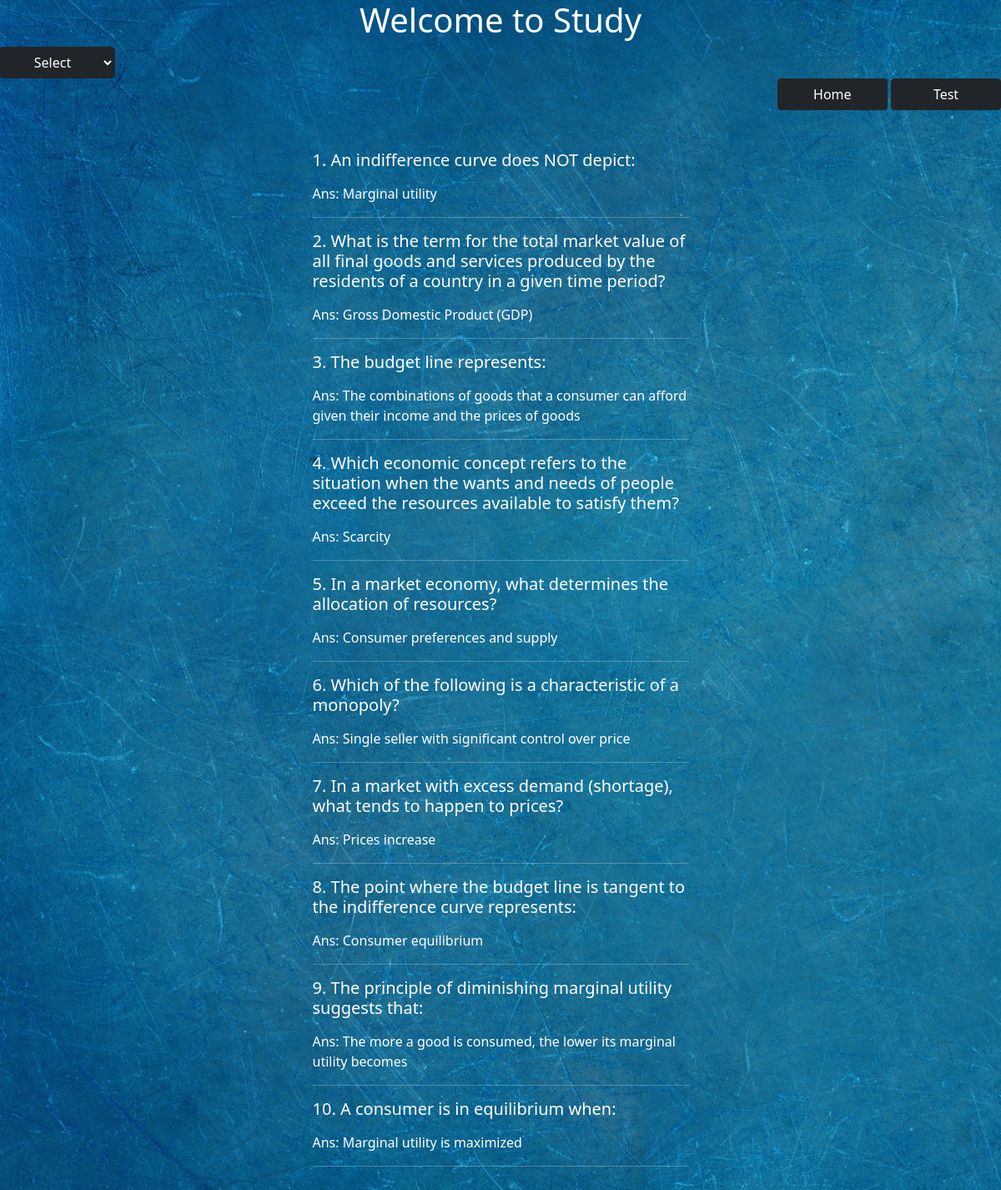
Page /study.php?category_id=2 on the committed database.
### tables this page shows
CREATE TABLE `mytable` (
  `id` int(255) NOT NULL,
  `question` varchar(250) NOT NULL,
  `option1` varchar(250) NOT NULL,
  `option2` varchar(250) NOT NULL,
  `option3` varchar(250) NOT NULL,
  `option4` varchar(250) NOT NULL,
  `correct_answer` varchar(250) NOT NULL,
  `descriptions` varchar(255) DEFAULT NULL,
  `status` tinyint(4) NOT NULL DEFAULT 1,
  `category_id` int(255) NOT NULL
);

### study.php (the view, shortened to what this page needs)
<?php
    include("conn.php");
    $total_questions = 10;
    $category_id = 0;
    if(isset($_GET['category_id']))
    {
        $category_id = $_GET['category_id'];
    }
?>
<!DOCTYPE html>
<html>
<head>
    <link href="css/bootstrap.min.css" rel="stylesheet">
    <h1 align=center style="color:white">Welcome to Study</h1>
    <select class="btn btn-dark" id = "opt">
    <option value="">Select</option>
</div></select>
</head>
<body>
<?php
if($category_id==0 || $category_id=='')
{
    $category_id = 0;
    $query = "SELECT id, question, correct_answer FROM mytable ORDER BY RAND() LIMIT $total_questions";
}
else
{
    $query = "SELECT id, question, correct_answer FROM mytable WHERE category_id=$category_id ORDER BY RAND() LIMIT $total_questions";
}
        $result = mysqli_query($conn, $query);
    ?>
    <div style="text-align: right;" >
    <a href="home.php" class="btn btn-dark" name="home" value="Home" style="width: 11%;">Home</a>
  <a href="test.php" class="btn btn-dark" name="test" value="Test" style="width: 11%;">Test</a>
</div>
    <div class="container" style="color:white">
    <div class="py-5 row justify-content-center">
      <div class="col-lg-5" id = "sa">
        <?php $counter = 0;  while ($row = mysqli_fetch_assoc($result)):  $counter++; ?>
            <div class="qabox mb-5">
          <h5 class="mb-3"><?php echo $counter.'. '.$row['question']; ?></h5 class="mb-3">
          <div>Ans: <?php echo $row['correct_answer']; ?></div>
          <hr>
          <?php endwhile; ?>
</body>
</html>

### study.php (style rules this page uses)
body { margin: 0; padding: 0; background-image: url('test.jpg'); background-size: cover; background-repeat: no-repeat; }

### rows in the picture
mytable: question "An indifference curve does NOT depict:", correct_answer "Marginal utility"
mytable: question "What is the term for the total market value of all final goods and services produced by the residents of a country in a given time period?", correct_answer "Gross Domestic Product (GDP)"
mytable: question "The budget line represents:", correct_answer "The combinations of goods that a consumer can afford given their income and the prices of goods"
mytable: question "Which economic concept refers to the situation when the wants and needs of people exceed the resources available to satisfy them?", correct_answer "Scarcity"
mytable: question "In a market economy, what determines the allocation of resources?", correct_answer "Consumer preferences and supply"
mytable: question "Which of the following is a characteristic of a monopoly?", correct_answer "Single seller with significant control over price"
mytable: question "In a market with excess demand (shortage), what tends to happen to prices?", correct_answer "Prices increase"
mytable: question "The point where the budget line is tangent to the indifference curve represents:", correct_answer "Consumer equilibrium"
mytable: question "The principle of diminishing marginal utility suggests that:", correct_answer "The more a good is consumed, the lower its marginal utility becomes"
mytable: question "A consumer is in equilibrium when:", correct_answer "Marginal utility is maximized"
